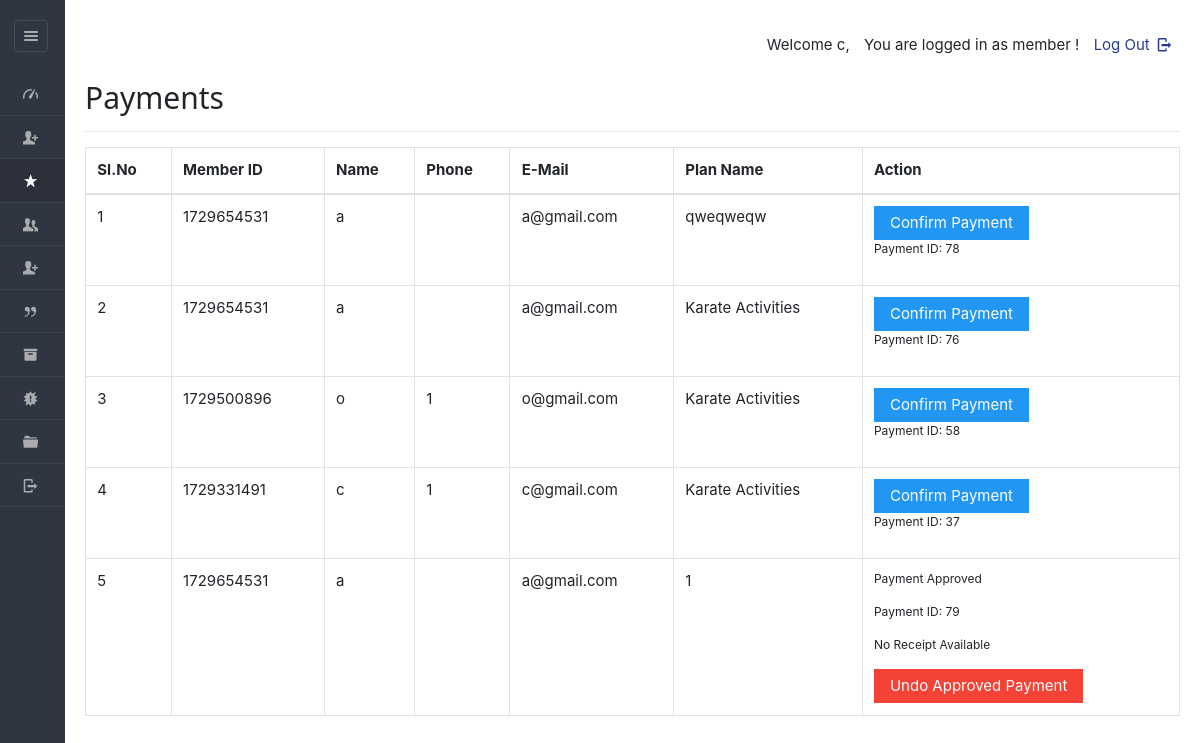
Page /dashboard/admin/payments.php (signed in) on the earlier database version.
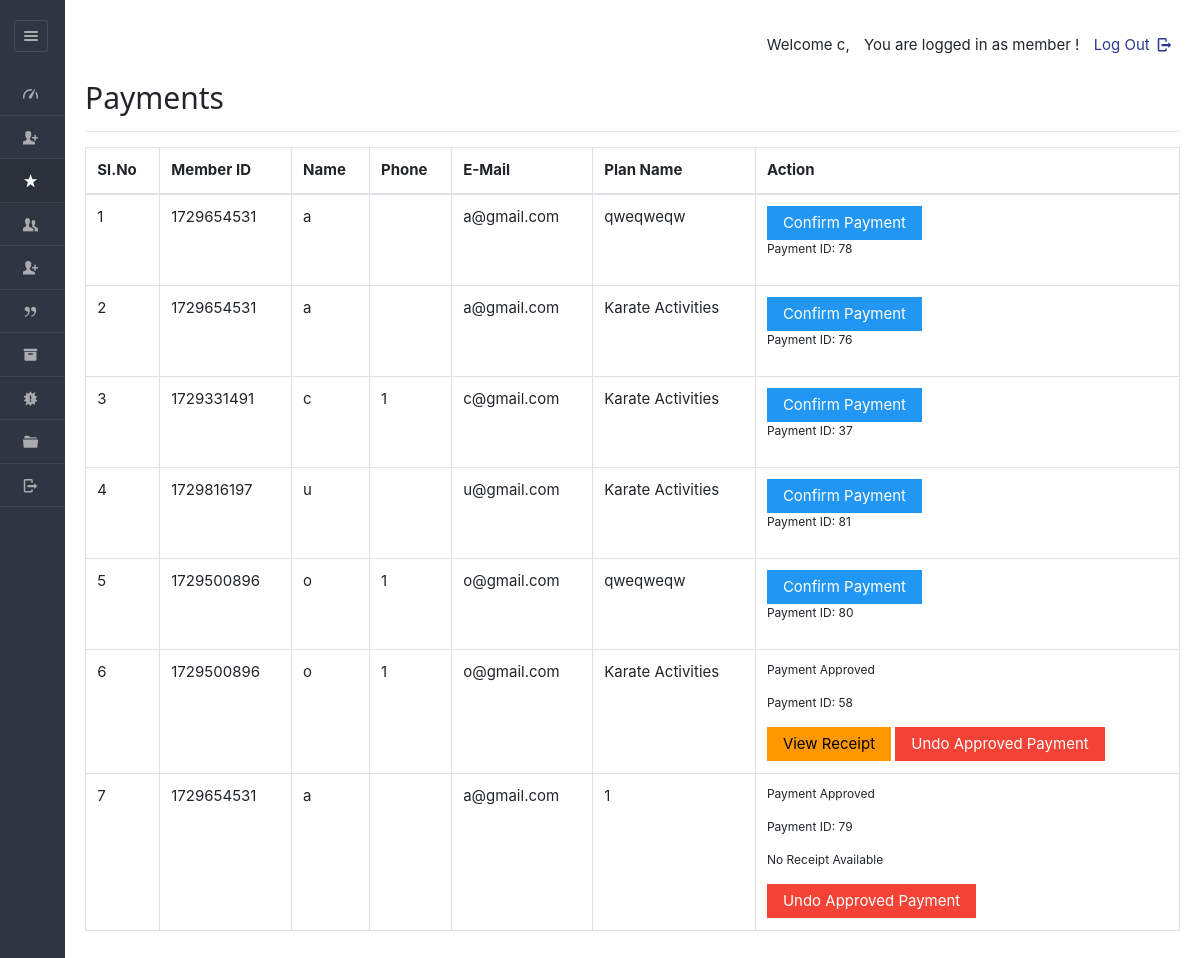
Same page on the later database version.
### tables this page shows
CREATE TABLE `enrolls_to` (
  `et_id` int(100) NOT NULL,
  `planid` varchar(8) NOT NULL,
  `userid` varchar(20) NOT NULL,
  `paid_date` varchar(40) NOT NULL,
  `expire` varchar(40) NOT NULL,
  `hasPaid` varchar(5) NOT NULL DEFAULT 'no',
  `hasApproved` varchar(5) NOT NULL,
  `receiptIMG` varchar(100) NOT NULL
);

CREATE TABLE `users` (
  `userid` varchar(20) NOT NULL,
  `pass_key` varchar(100) NOT NULL,
  `imageid` varchar(200) NOT NULL,
  `username` varchar(40) NOT NULL,
  `fullName` varchar(100) NOT NULL,
  `gender` varchar(8) NOT NULL,
  `mobile` varchar(20) NOT NULL,
  `email` varchar(200) NOT NULL,
  `dob` varchar(40) NOT NULL,
  `joining_date` varchar(40) NOT NULL,
  `hasApproved` varchar(10) DEFAULT NULL
);

CREATE TABLE `plan` (
  `planid` varchar(8) NOT NULL,
  `planName` varchar(20) NOT NULL,
  `description` varchar(200) NOT NULL,
  `planType` varchar(50) NOT NULL,
  `startDate` varchar(50) NOT NULL,
  `endDate` varchar(50) NOT NULL,
  `duration` int(50) NOT NULL,
  `validity` varchar(20) NOT NULL DEFAULT 'Lifetime',
  `amount` int(10) NOT NULL DEFAULT 0,
  `active` varchar(255) NOT NULL
);

### dashboard/admin/payments.php (the view, shortened to what this page needs)
<!DOCTYPE html>
<html lang="en">
<head>
    <link rel="stylesheet" href="../../css/style.css"  id="style-resource-5">
    <link rel="stylesheet" href="../../css/dashMain.css">
    <link rel="stylesheet" type="text/css" href="../../css/entypo.css">
    <link href="a1style.css" type="text/css" rel="stylesheet">
	<link rel="stylesheet" href="../../css/bootstrap.min.css">
    <link rel="stylesheet" href="../../css/insidedashboard.css">
	<link rel="stylesheet" href="../../css/dashboard/sidebar.css">
</head>
      <body class="page-body  page-fade" onload="collapseSidebar()">
    	<div class="page-container sidebar-collapsed" id="navbarcollapse">
		<div class="sidebar-menu">
			<header class="logo-env">
					<div class="sidebar-collapse" onclick="collapseSidebar()">
				<a href="#" class="sidebar-collapse-icon with-animation">
					<i class="entypo-menu"></i>
				</a>
			</div>
			</header>
    		<?php include('nav.php'); ?>
    	</div>
    		<div class="main-content">
				<div class="row">
					<div class="col-md-6 col-sm-8 clearfix">
					</div>
					<div class="col-md-6 col-sm-4 clearfix hidden-xs">
						<ul class="list-inline links-list pull-right">
							<li>
								<a href="logout.php">
									Log Out <i class="entypo-logout right"></i>
								</a>
							</li>
						</ul>
					</div>
				</div>
				<h2>Payments</h2>
<hr />
<table class="table table-bordered">
    <thead>
        <tr>
            <th>Sl.No</th>
            <th>Member ID</th>
            <th>Name</th>
            <th>Phone</th>
            <th>E-Mail</th>
            <th>Plan Name</th>
            <th>Action</th>
        </tr>
    </thead>
    <tbody>
<?php
$query = "SELECT e.*, u.username, u.mobile, u.email, p.planName
          FROM enrolls_to e
          JOIN users u ON e.userid = u.userid
          JOIN plan p ON e.planid = p.planid
          ORDER BY e.expire";
$result = mysqli_query($con, $query);
$sno = 1;
if (mysqli_num_rows($result) > 0) {
    while ($row = mysqli_fetch_array($result, MYSQLI_ASSOC)) {
        $uid = $row['userid'];
        $planid = $row['planid'];
        $planName = $row['planName'];
        $hasPaid = $row['hasPaid'];
        $hasApproved = $row['hasApproved'];
        $et_id = $row['et_id'];
        $receiptIMG = $row['receiptIMG'];
        echo "<tr>";
        echo "<td>" . $sno . "</td>";
        echo "<td>" . htmlspecialchars($row['userid']) . "</td>";
        echo "<td>" . htmlspecialchars($row['username']) . "</td>";
        echo "<td>" . htmlspecialchars($row['mobile']) . "</td>";
        echo "<td>" . htmlspecialchars($row['email']) . "</td>";
        echo "<td>" . htmlspecialchars($planName) . "</td>";
        $sno++;
        if ($hasPaid === 'no') {
            echo "<td>
                    <form action='make_payments.php' method='post'>
                        <input type='hidden' name='userID' value='" . htmlspecialchars($uid) . "'/>
                        <input type='hidden' name='planID' value='" . htmlspecialchars($planid) . "'/>
                        <input type='hidden' name='et_id' value='" . htmlspecialchars($et_id) . "'/>
                        <input type='submit' class='a1-btn a1-blue' value='Confirm Payment'/>
                    </form>
                    <p>Payment ID: $et_id</p>
                  </td>";
        } elseif ($hasPaid === 'yes' && $hasApproved === 'yes') {
            echo "<td>
                    <p>Payment Approved</p>
                    <p>Payment ID: $et_id</p>";
            if (!empty($receiptIMG)) {
                echo "<a href='$receiptIMG' class='a1-btn a1-orange' target='_blank'>View Receipt</a>";
            } else {
                echo "<p>No Receipt Available</p>";
            }
            echo "<form action='undo_payment.php' method='post' style='display:inline;'>
                    <input type='hidden' name='et_id' value='" . htmlspecialchars($et_id) . "'/>
                    <input type='hidden' name='userID' value='" . htmlspecialchars($uid) . "'/>
                    <input type='hidden' name='planID' value='" . htmlspecialchars($planid) . "'/>
                    <input type='submit' class='a1-btn a1-red' value='Undo Approved Payment' onclick='return confirm(\"Are you sure you want to undo this payment?\");'/>
                  </form>";
            echo "</td>";
        } else {
            echo "<td>No Action Needed</td>";
        }
        echo "</tr>";
    }
} else {
    echo "<tr><td colspan='7'>No records found</td></tr>";
}
?>
    </tbody>
</table>
    	</div>
    </body>
</html>

### dashboard/admin/nav.php (shortened to what this page needs)
<ul id="main-menu" class="" >
    <li id="dash"><a href="index.php"><i class="entypo-gauge"></i><span>Dashboard</span></a></li>
	<li id="regis"><a href="new_entry.php"><i class="entypo-user-add"></i><span>New Registration</span></a>
	<li id="paymnt"><a href="payments.php"><i class="entypo-star"></i><span>Payments</span></a></li>
	<li class="" id="hassubopen"><a href="#" onclick="memberExpand(1)"><i class="entypo-users"></i><span>Members</span></a>
	</li>
	<li id="health_status"><a href="new_health_status.php"><i class="entypo-user-add"></i><span>Health Status</span></a>
		<li class="" id="planhassubopen"><a href="#" onclick="memberExpand(2)"><i class="entypo-quote"></i><span>Event Planning</span></a>
	<li class="" id="overviewhassubopen"><a href="#" onclick="memberExpand(3)"><i class="entypo-box"></i><span>Overview</span></a>
	<li class="" id="routinehassubopen"><a href="#" onclick="memberExpand(4)"><i class="entypo-alert"></i><span>Timetable</span></a>
	</li>
	<li id="adminprofile"><a href="more-userprofile.php"><i class="entypo-folder"></i><span>Profile</span></a></li>
	<li><a href="logout.php"><i class="entypo-logout"></i><span>Logout</span></a></li>
</ul>

### css/style.css (style rules this page uses)
html { font-size: 62.5%; font-family: sans-serif; }
div { display: block; }
body { font-family: "Noto Sans", sans-serif, "Helvetica Neue", Helvetica, Arial, sans-serif; font-size: 12px; line-height: 1.428571429; display: block; margin: 0; }
*, *:before, *:after { box-sizing: border-box; }
a { text-decoration: none; background: transparent; }
p { margin: 0 0 8.5px; font-size: 12px; }
p { display: block; }
input, button, select, textarea { font-family: inherit; font-size: inherit; line-height: inherit; }
button, input { line-height: normal; }
button, input, select, textarea { font-family: inherit; font-size: 100%; margin: 0; }
input { background-color: white; cursor: text; padding: 1px; border-width: 2px; border-style: inset; border-color: initial; border-image: initial; }
input, textarea, select, button { text-rendering: auto; color: initial; letter-spacing: normal; word-spacing: normal; text-transform: none; text-indent: 0px; text-shadow: none; display: inline-block; text-align: start; margin: 0em; font: 400 13.3333px Arial; }
button, html input[type="button"], input[type="reset"], input[type="submit"] { cursor: pointer; }
a { color: #373e4a; text-decoration: none; }
a { background: transparent; }
a { color: #373e4a; }
.page-container { position: relative; padding-left: 280px; }
.page-container .sidebar-menu { position: absolute; width: 280px; top: 0; left: 0; bottom: 0; background: #303641; color: #aaabae; z-index: 1; min-height: 796px; box-sizing: border-box; }
.page-container .sidebar-menu .logo-env { width: 100%; padding: 35px; padding-bottom: 10px; box-sizing: border-box; }
.page-container.sidebar-collapsed { padding-left: 65px; }
.page-container.sidebar-collapsed .sidebar-menu { z-index: 4; width: 65px; }
.page-container.sidebar-collapsed .sidebar-menu .logo-env { display: block; padding: 20px; }
.page-container .sidebar-menu .logo-env:before, .page-container .sidebar-menu .logo-env:after { content: " "; display: table; }
.page-container .sidebar-menu .logo-env > div { display: block; vertical-align: middle; white-space: nowrap; float: left; }
.page-container .sidebar-menu .logo-env > div > a { display: inline-block; color: #aaabae; }
.page-container.sidebar-collapsed .sidebar-menu .logo-env > div.sidebar-collapse { display: block; padding: 0; left: 3px; }
.page-container .sidebar-menu .logo-env > div.sidebar-collapse, .page-container .sidebar-menu .logo-env > div.sidebar-mobile-menu { position: relative; float: right; }
.page-container .sidebar-menu .logo-env > div.sidebar-collapse a, .page-container .sidebar-menu .logo-env > div.sidebar-mobile-menu a { display: inline-block; border: 1px solid #454a54; text-align: center; padding: 0; line-height: 1; font-size: 20px; font-weight: 300; padding: 5px 2px; background-clip: padding-box; border-radius: 3px; transition: all 200ms ease-in-out; }
.page-container .sidebar-menu .logo-env:after { clear: both; }
.page-container .sidebar-menu #main-menu { list-style: none; margin: 0; padding: 0; margin-bottom: 20px; }
ul, ol { margin-top: 0; margin-bottom: 8.5px; }
ul, menu, dir { display: block; list-style-type: disc; }
.page-container .sidebar-menu #main-menu li { position: relative; margin: 0; font-size: 12px; border-bottom: 1px solid rgba(69, 74, 84, 0.7); }
li { display: list-item; }
.page-container .sidebar-menu #main-menu li a { position: relative; display: block; padding: 10px 20px; color: #aaabae; z-index: 2; transition: color 250ms ease-in-out, background-color 250ms ease-in-out; }
.page-container .sidebar-menu #main-menu li a i { top: 1px; }
.page-container .sidebar-menu #main-menu li i { position: relative; font-size: 15px; margin-right: 5px; }
i, cite, em, var, address, dfn { font-style: italic; }

### css/entypo.css (style rules this page uses)
[class^="entypo-"]:before, [class*=" entypo-"]:before { font-family: "entypo"; font-style: normal; font-weight: normal; speak: none; display: inline-block; text-decoration: inherit; width: 1em; margin-right: .2em; text-align: center; font-variant: normal; text-transform: none; line-height: 1em; margin-left: .2em; }
.entypo-star:before { content: '\e808'; }
.entypo-users:before { content: '\e80b'; }
.entypo-user-add:before { content: '\e80c'; }
.entypo-menu:before { content: '\e811'; }
.entypo-quote:before { content: '\e833'; }
.entypo-alert:before { content: '\e83f'; }
.entypo-folder:before { content: '\e850'; }
.entypo-box:before { content: '\e852'; }
.entypo-logout:before { content: '\e85d'; }
.entypo-gauge:before { content: '\e8de'; }

Differences in the rows shown:
changed enrolls_to "c@gmail.com": moves up the list
added enrolls_to: userid "1729816197", userid.username "u", userid.email "u@gmail.com", planid.planName "Karate Activities", et_id "81"
added enrolls_to: userid "1729500896", userid.username "o", userid.mobile "1", userid.email "o@gmail.com", planid.planName "qweqweqw", et_id "80"
changed enrolls_to id 58: hasPaid "no" → "yes" (drawn); value "Confirm Payment" → "Undo Approved Payment"
